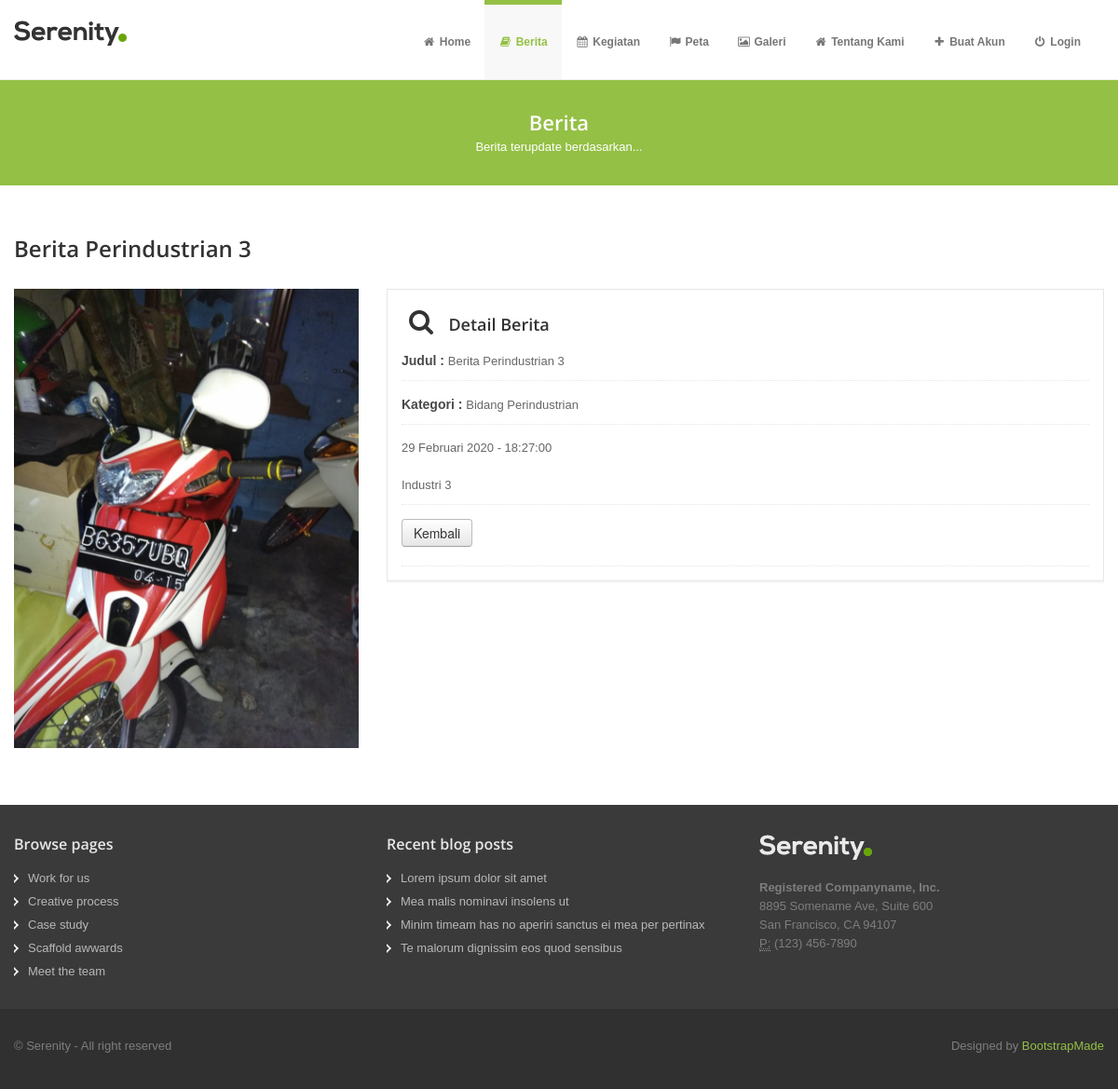
The app's page /index.php?mnu=guberitadetail&kd=IDB2002009 with its own data.
### tables this page shows
CREATE TABLE `tb_berita` (
  `id_berita` varchar(10) NOT NULL,
  `nama_berita` varchar(30) NOT NULL,
  `deskripsi` text NOT NULL,
  `gambar` text NOT NULL,
  `status` varchar(20) NOT NULL,
  `keterangan` text NOT NULL,
  `tanggal` date NOT NULL,
  `jam` time NOT NULL,
  `kategori` varchar(25) NOT NULL
);

### koneksivar.php (called while the page is built, shortened)
<?php
$tbberita="tb_berita";
?>

### berita/guberitadetail.php (the view, shortened to what this page needs)
<?php
	$id_berita=$_GET["kd"];
	$sql="select * from `$tbberita` where `id_berita`='$id_berita'";
	$d=getField($conn,$sql);
				$nama_berita=$d["nama_berita"];
				$deskripsi=$d["deskripsi"];
				$gambar=$d["gambar"];
				$tanggal=WKT($d["tanggal"]);
				$jam=$d["jam"];
				$kategori=$d["kategori"];
?>
<div class="row">
        <div class="span12">
          <article>
            <div class="heading">
              <h4><?php echo $nama_berita;?></h4>
            </div>
            <div class="clearfix">
            </div>
            <div class="row">
              <div class="span4">
                <div>
                      <img width="400" height="400" src="ypathfile/<?php echo $gambar;?>" alt="" />
                </div>
              </div>
              <div class="span8">
                <div class="project-widget">
                  <h4><i class="icon-48 icon-search"></i>Detail Berita</h4>
                  <ul class="project-detail">
                    <li><label>Judul : </label><?php echo $nama_berita;?></li>
                    <li><label>Kategori : </label><?php echo $kategori;?></li>
                    <li><?php echo $tanggal;?> - <?php echo $jam;?><br><br>
					<?php echo $deskripsi;?>
					</li>
					<li><a href="index.php?mnu=guberita"><button class="btn">Kembali</button></a></li>
                  </ul>
                </div>
              </div>
            </div>
          </article>
        </div>
      </div>

### assets/css/style.css (style rules this page uses)
.row { margin-bottom: 20px; }
ul.project-detail { list-style: none; margin: 0; padding: 0; }
ul.project-detail li { list-style: none; border-bottom: 1px dotted #e5e5e5; padding-bottom: 10px; margin-bottom: 15px; }
ul.project-detail li label { display: inline; color: #494949; font-weight: bold; }
.project-widget { padding: 20px 15px 0 15px; margin: 0 0 30px 0; border: 1px solid #e6e6e6; -webkit-box-shadow: 0 2px 0 rgba(0, 0, 0, 0.03); -moz-box-shadow: 0 2px 0 rgba(0, 0, 0, 0.03); box-shadow: 0 2px 0 rgba(0, 0, 0, 0.03); -webkit-box-sizing: border-box; -moz-box-sizing: border-box; box-sizing: border-box; }
article .heading { float: left; width: 100%; margin-bottom: 25px; }
article .heading h4 { float: left; margin-bottom: 0; font-size: 24px; }
article button.btn { margin-bottom: 10px; }
[class^="icon-"], [class*=" icon-"] { float: none; }
[class^="icon-"], [class*=" icon-"] { margin-top: 1px; margin-right: .3em; }
.icon-48 { width: 32px; height: 32px; padding: 8px; font-size: 28px; line-height: 30px; }

### assets/color/default.css (style rules this page uses)
a { color: #94c045; }

### assets/css/overwrite.css (style rules this page uses)
img { max-width: 100%; width: auto\9; height: auto; vertical-align: middle; border: 0; -ms-interpolation-mode: bicubic; }
body { margin: 0; font-family: Tahoma, Arial, sans-serif; font-size: 13px; line-height: 1.6em; color: #666; background-color: #ffffff; }
a { color: #0088cc; text-decoration: none; }
h1, h2, h3, h4, h5, h6 { color:#333; font-family: 'Open Sans', sans-serif; font-weight:600; line-height:1.5em; margin-top:0; margin-bottom:15px; }
h4 { font-size: 18px; }
.btn { display: inline-block; *display: inline; *zoom: 1; padding: 4px 12px; margin-bottom: 0; font-size: 14px; line-height: 20px; text-align: center; vertical-align: middle; cursor: pointer; color: #333333; text-shadow: 0 1px 1px rgba(255, 255, 255, 0.75); background-color: #f5f5f5; border-color: #e6e6e6 #e6e6e6 #bfbfbf; border-color: rgba(0, 0, 0, 0.1) rgba(0, 0, 0, 0.1) rgba(0, 0, 0, 0.25); *background-color: #e6e6e6; filter: progid:DXImageTransform.Microsoft.gradient(enabled = false); border: 1px solid #bbbbbb; *border: 0; border-bottom-color: #a2a2a2; *margin-left: .3em; -webkit-box-shadow: none; -moz-box-shadow: none; box-shadow: none; }
.btn:first-child { *margin-left: 0; }
button.btn, input[type="submit"].btn { *padding-top: 3px; *padding-bottom: 3px; }

### records on screen
tb_berita: nama_berita "Berita Perindustrian 3", gambar (picture), kategori "Bidang Perindustrian", tanggal "29 Februari 2020", jam "18:27:00", deskripsi "Industri 3"

### other values on screen
$tittle "Berita"
$desc "Berita terupdate berdasarkan..."
